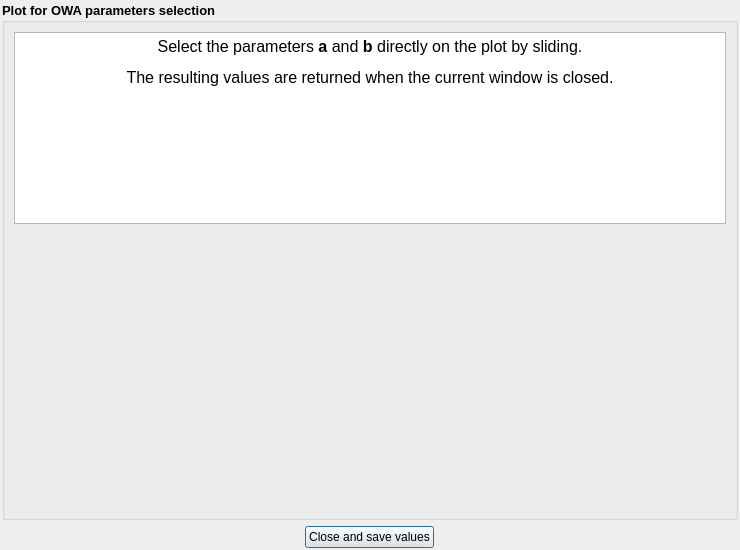
<?xml version="1.0" encoding="UTF-8"?>
<ui version="4.0">
 <class>Layer_Preview</class>
 <widget class="QDialog" name="Layer_Preview">
  <property name="geometry">
   <rect>
    <x>0</x>
    <y>0</y>
    <width>740</width>
    <height>550</height>
   </rect>
  </property>
  <property name="sizePolicy">
   <sizepolicy hsizetype="Expanding" vsizetype="Expanding">
    <horstretch>0</horstretch>
    <verstretch>0</verstretch>
   </sizepolicy>
  </property>
  <property name="minimumSize">
   <size>
    <width>600</width>
    <height>300</height>
   </size>
  </property>
  <property name="windowTitle">
   <string>Layer_Preview</string>
  </property>
  <layout class="QGridLayout" name="gridLayout">
   <property name="leftMargin">
    <number>2</number>
   </property>
   <property name="topMargin">
    <number>2</number>
   </property>
   <property name="rightMargin">
    <number>2</number>
   </property>
   <property name="bottomMargin">
    <number>2</number>
   </property>
   <item row="2" column="0">
    <layout class="QHBoxLayout" name="horizontalLayout">
     <item>
      <widget class="QPushButton" name="btnClose">
       <property name="sizePolicy">
        <sizepolicy hsizetype="Fixed" vsizetype="Fixed">
         <horstretch>0</horstretch>
         <verstretch>0</verstretch>
        </sizepolicy>
       </property>
       <property name="palette">
        <palette>
         <active>
          <colorrole role="PlaceholderText">
           <brush brushstyle="SolidPattern">
            <color alpha="128">
             <red>85</red>
             <green>170</green>
             <blue>255</blue>
            </color>
           </brush>
          </colorrole>
         </active>
         <inactive>
          <colorrole role="PlaceholderText">
           <brush brushstyle="SolidPattern">
            <color alpha="128">
             <red>85</red>
             <green>170</green>
             <blue>255</blue>
            </color>
           </brush>
          </colorrole>
         </inactive>
         <disabled>
          <colorrole role="PlaceholderText">
           <brush brushstyle="SolidPattern">
            <color alpha="128">
             <red>85</red>
             <green>170</green>
             <blue>255</blue>
            </color>
           </brush>
          </colorrole>
         </disabled>
        </palette>
       </property>
       <property name="layoutDirection">
        <enum>Qt::LeftToRight</enum>
       </property>
       <property name="text">
        <string>Close and save values</string>
       </property>
      </widget>
     </item>
    </layout>
   </item>
   <item row="0" column="0">
    <widget class="QGroupBox" name="groupBox">
     <property name="sizePolicy">
      <sizepolicy hsizetype="Expanding" vsizetype="Expanding">
       <horstretch>0</horstretch>
       <verstretch>0</verstretch>
      </sizepolicy>
     </property>
     <property name="font">
      <font>
       <pointsize>10</pointsize>
       <weight>75</weight>
       <bold>true</bold>
      </font>
     </property>
     <property name="title">
      <string>Plot for OWA parameters selection</string>
     </property>
     <property name="flat">
      <bool>false</bool>
     </property>
     <property name="checkable">
      <bool>false</bool>
     </property>
     <layout class="QGridLayout" name="gridLayout_2">
      <item row="0" column="0">
       <widget class="QTextEdit" name="textEdit">
        <property name="sizePolicy">
         <sizepolicy hsizetype="Expanding" vsizetype="Maximum">
          <horstretch>0</horstretch>
          <verstretch>45</verstretch>
         </sizepolicy>
        </property>
        <property name="minimumSize">
         <size>
          <width>0</width>
          <height>0</height>
         </size>
        </property>
        <property name="readOnly">
         <bool>true</bool>
        </property>
        <property name="html">
         <string>&lt;!DOCTYPE HTML PUBLIC &quot;-//W3C//DTD HTML 4.0//EN&quot; &quot;http://www.w3.org/TR/REC-html40/strict.dtd&quot;&gt;
&lt;html&gt;&lt;head&gt;&lt;meta name=&quot;qrichtext&quot; content=&quot;1&quot; /&gt;&lt;style type=&quot;text/css&quot;&gt;
p, li { white-space: pre-wrap; }
&lt;/style&gt;&lt;/head&gt;&lt;body style=&quot; font-family:'MS Shell Dlg 2'; font-size:10pt; font-weight:600; font-style:normal;&quot;&gt;
&lt;p align=&quot;center&quot; style=&quot; margin-top:12px; margin-bottom:12px; margin-left:0px; margin-right:0px; -qt-block-indent:0; text-indent:0px;&quot;&gt;&lt;span style=&quot; font-size:12pt; font-weight:400;&quot;&gt;Select the parameters &lt;/span&gt;&lt;span style=&quot; font-size:12pt;&quot;&gt;a&lt;/span&gt;&lt;span style=&quot; font-size:12pt; font-weight:400;&quot;&gt; and &lt;/span&gt;&lt;span style=&quot; font-size:12pt;&quot;&gt;b&lt;/span&gt;&lt;span style=&quot; font-size:12pt; font-weight:400;&quot;&gt; directly on the plot by sliding.&lt;/span&gt;&lt;/p&gt;
&lt;p align=&quot;center&quot; style=&quot; margin-top:12px; margin-bottom:12px; margin-left:0px; margin-right:0px; -qt-block-indent:0; text-indent:0px;&quot;&gt;&lt;span style=&quot; font-size:12pt; font-weight:400;&quot;&gt;The resulting values are returned when the current window is closed.&lt;/span&gt;&lt;/p&gt;&lt;/body&gt;&lt;/html&gt;</string>
        </property>
       </widget>
      </item>
      <item row="1" column="0">
       <layout class="QVBoxLayout" name="verticalLayout">
        <item>
         <widget class="QWidget" name="plotWidget" native="true">
          <property name="sizePolicy">
           <sizepolicy hsizetype="Preferred" vsizetype="Expanding">
            <horstretch>0</horstretch>
            <verstretch>0</verstretch>
           </sizepolicy>
          </property>
         </widget>
        </item>
       </layout>
      </item>
     </layout>
    </widget>
   </item>
  </layout>
 </widget>
 <resources/>
 <connections/>
</ui>
